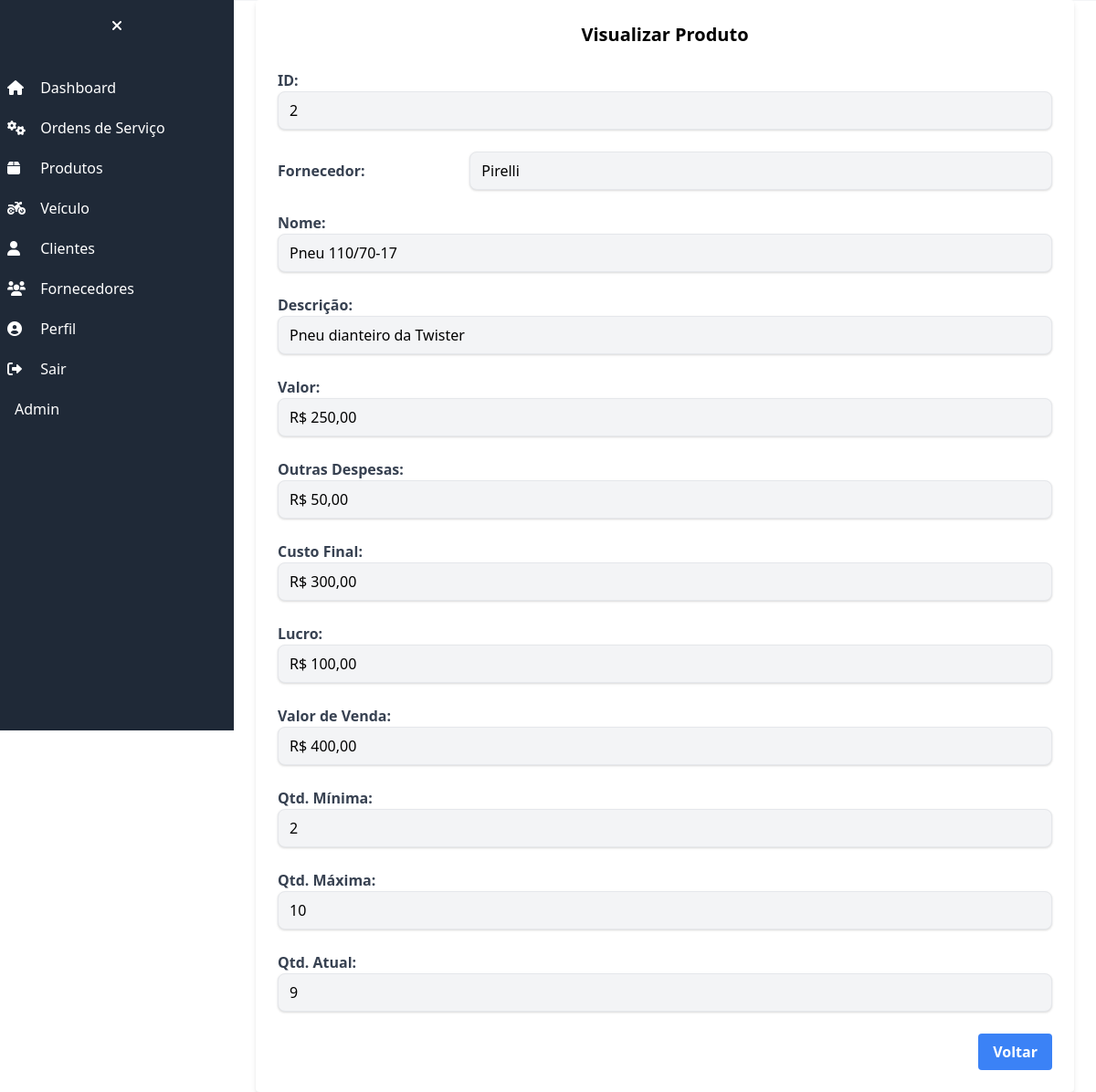
The page /produtos/produtos/2/ (signed in) on the database as committed earlier.
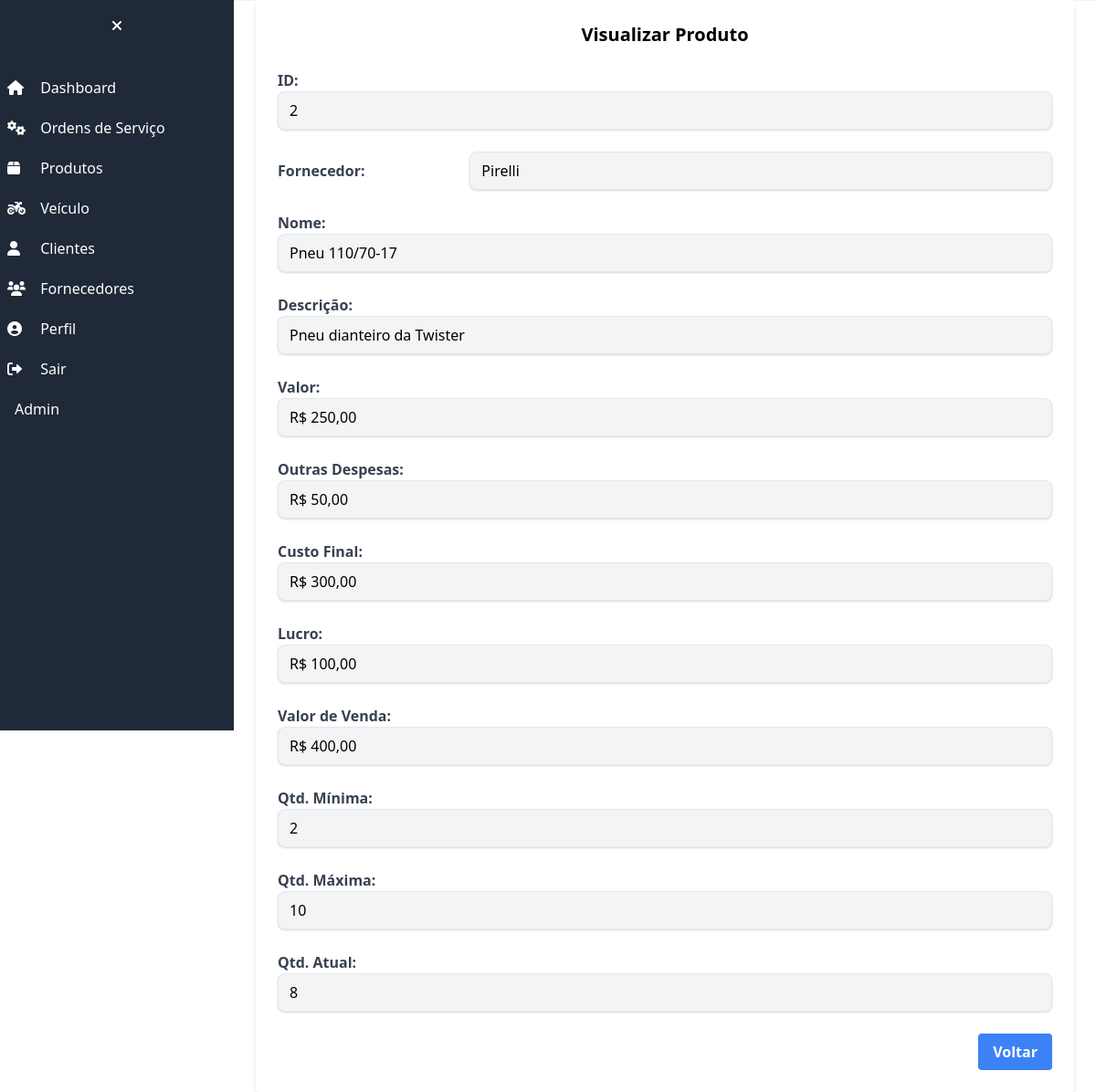
The same page on the database as committed later.
### produto/models.py (models this page shows, shortened)
class Produto(models.Model):
    fornecedor = models.ForeignKey(Fornecedor, on_delete=models.CASCADE, verbose_name='Fornecedor')
    nome = models.CharField(max_length=255)
    descricao = models.TextField()
    valor = models.DecimalField(max_digits=10, decimal_places=2)
    outras_despesas = models.DecimalField(max_digits=10, decimal_places=2, default=0.00)
    custo_final = models.DecimalField(max_digits=10, decimal_places=2)
    lucro = models.DecimalField(max_digits=10, decimal_places=2)
    valor_venda = models.DecimalField(max_digits=10, decimal_places=2)
    qtd_minima = models.IntegerField()
    qtd_maxima = models.IntegerField()
    qtd_atual = models.IntegerField()

### fornecedor/models.py (models this page shows, shortened)
class Fornecedor(models.Model):
    nome = models.CharField('NOME', max_length=255)
    cpf_cnpj = models.CharField('CPF/CNPJ', max_length=18, validators=[validate_cpf_cnpj])
    telefone = models.CharField('TELEFONE 1', max_length=20, validators=[validate_phone])
    telefone2 = models.CharField('TELEFONE 2', max_length=20, validators=[validate_phone], blank=True)
    email = models.EmailField('EMAIL', blank=True)
    endereco_cep = models.CharField('CEP', max_length=10, blank=True)
    endereco_logradouro = models.CharField('ENDEREÇO', max_length=255, blank=True)
    endereco_numero = models.CharField('NÚMERO', max_length=10, blank=True)
    endereco_bairro = models.CharField('BAIRRO', max_length=255, blank=True)
    endereco_cidade = models.CharField('CIDADE', max_length=255, blank=True)
    endereco_estado = models.CharField('ESTADO', max_length=2, choices=ESTADOS_CHOICES, blank=True)
    endereco_complemento = models.CharField('COMPLEMENTO', max_length=255, blank=True)
    observacao = models.TextField('OBSERVAÇÕES', blank=True)
    criado_em = models.DateTimeField('CRIADO EM', auto_now_add=True)
    class Meta:
        verbose_name = 'Fornecedor'
        verbose_name_plural = 'Fornecedores'
    def __str__(self) -> str:
        return self.nome

### produto/views.py (the view)
# urls.py: path('produtos/<int:pk>/', ProdutoDetailView.as_view(), name='produto_detail'),
class ProdutoDetailView(DetailView):
    model = Produto
    template_name = "produto_detail.html"
    context_object_name = "produto"

### produto/templates/produto_detail.html (shortened to what this page needs)
{% extends 'base.html' %}
{% block content %}
<div class="w-full max-w-4xl bg-white mx-auto rounded shadow-md p-6">
    <h2 class="text-xl font-bold mb-6 text-center">Visualizar Produto</h2>
    <div class="grid grid-cols-1 gap-6">
      <div>
        <label class="block font-bold text-gray-700">ID:</label>
        <p class="py-2 px-3 border rounded-lg shadow bg-gray-100">{{ produto.id }}</p>
      </div>
      <div class="flex items-center">
        <label class="w-1/3 font-bold text-gray-700">Fornecedor:</label>
        <p class="w-full py-2 px-3 border rounded-lg shadow bg-gray-100">{{ produto.fornecedor }}</p>
      </div>
      <div>
        <label class="block font-bold text-gray-700">Nome:</label>
        <p class="py-2 px-3 border rounded-lg shadow bg-gray-100">{{ produto.nome }}</p>
      </div>
      <div>
        <label class="block font-bold text-gray-700">Descrição:</label>
        <p class="py-2 px-3 border rounded-lg shadow bg-gray-100">{{ produto.descricao }}</p>
      </div>
      <div>
        <label class="block font-bold text-gray-700">Valor:</label>
        <p class="py-2 px-3 border rounded-lg shadow bg-gray-100">R$ {{ produto.valor }}</p>
      </div>
      <div>
        <label class="block font-bold text-gray-700">Outras Despesas:</label>
        <p class="py-2 px-3 border rounded-lg shadow bg-gray-100">R$ {{ produto.outras_despesas }}</p>
      </div>
      <div>
        <label class="block font-bold text-gray-700">Custo Final:</label>
        <p class="py-2 px-3 border rounded-lg shadow bg-gray-100">R$ {{ produto.custo_final }}</p>
      </div>
      <div>
        <label class="block font-bold text-gray-700">Lucro:</label>
        <p class="py-2 px-3 border rounded-lg shadow bg-gray-100">R$ {{ produto.lucro }}</p>
      </div>
      <div>
        <label class="block font-bold text-gray-700">Valor de Venda:</label>
        <p class="py-2 px-3 border rounded-lg shadow bg-gray-100">R$ {{ produto.valor_venda }}</p>
      </div>
      <div>
        <label class="block font-bold text-gray-700">Qtd. Mínima:</label>
        <p class="py-2 px-3 border rounded-lg shadow bg-gray-100">{{ produto.qtd_minima }}</p>
      </div>
      <div>
        <label class="block font-bold text-gray-700">Qtd. Máxima:</label>
        <p class="py-2 px-3 border rounded-lg shadow bg-gray-100">{{ produto.qtd_maxima }}</p>
      </div>
      <div>
        <label class="block font-bold text-gray-700">Qtd. Atual:</label>
        <p class="py-2 px-3 border rounded-lg shadow bg-gray-100">{{ produto.qtd_atual }}</p>
      </div>
    </div>
    <div class="mt-6 flex justify-end">
      <a href="/produtos" class="bg-blue-500 hover:bg-blue-600 text-white font-bold py-2 px-4 rounded focus:outline-none focus:shadow-outline">Voltar</a>
    </div>
  </div>
{% endblock %}

Rows that differ between the two databases and show on the page:
changed Produto "Pneu 110/70-17": qtd_atual "9" → "8"
